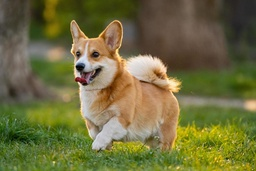
#> input picture input/dog.jpg, 256 x 171 px, shrunk from 1470 x 980 before the run
$ jupyter execute Autosterogram.ipynb
#> lines starting #> are read from the running program, lines starting #| are printed output that depends on the picture
[cell 1]
from PIL import Image
import numpy as np
import matplotlib.pyplot as plt

# Experimentation
# Change the depth map into whatever image you want (jpg, jpeg) and then run the python notebook
# It will generate 5 patterns
depth_map = Image.open('input/dog.jpg').convert('L')  # Convert to grayscale
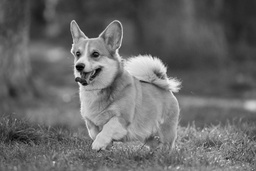
#> depth_map: PIL image 256x171 L; min 0, max 243, mean 104.6
depth_array = np.array(depth_map)

plt.figure(figsize=(6, 6))  # Adjust the figure size
plt.imshow(depth_array, cmap='gray')  # Show as grayscale
plt.title('Depth Map')  # Add a title
plt.axis('off')  # Hide axes

[cell 2]
from PIL import Image
import os
import numpy as np
import cv2  # For adjust_color function

# Directory containing base patterns
patterns_dir = 'patterns/'

pattern_files = [f for f in os.listdir(patterns_dir) if f.endswith('.png')]

for pattern_file in pattern_files:
    # Load the base pattern
    base_pattern = Image.open(os.path.join(patterns_dir, pattern_file))
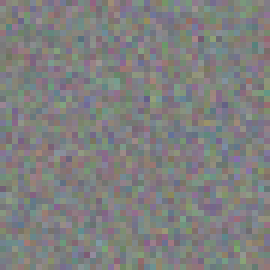
#> input picture patterns/base_pattern.png, 45 x 45 px, shrunk from 256 x 256 before the run (shown 6 times larger)
#> base_pattern is the input picture: PIL image 45x45 RGB; mean R, G, B 127.3, 127.7, 126.9
    base_pattern_array = np.array(base_pattern)

    # Get dimensions
    height, width = depth_array.shape
#> height = 171; width = 256
    base_height, base_width, _ = base_pattern_array.shape
#> base_height = 45; base_width = 45
    max_depth = np.max(depth_array)
#> max_depth = 243

    # Initialize the autostereogram
    autostereogram = np.zeros((height, width, 3), dtype=np.uint8)

    # Function to adjust color based on depth
    def adjust_color(pixel, depth_value, max_depth):
        normalized_depth = depth_value / max_depth
        adjusted_pixel = pixel * (1 - normalized_depth * 0.5)  # Reduce brightness by depth
        return np.clip(adjusted_pixel, 0, 255).astype(np.uint8)

    # Create the autostereogram
    for y in range(height):
        for x in range(width):
            depth_value = depth_array[y, x]

            # Fetch the corresponding pixel from the base pattern (tiled)
            pattern_x = x % base_width
            pattern_y = y % base_height
            pattern_pixel = base_pattern_array[pattern_y, pattern_x]

            # Adjust the color of the base pattern pixel based on depth
            autostereogram[y, x] = adjust_color(pattern_pixel, depth_value, max_depth)
#> this loop made 171 passes
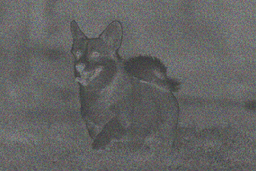
#> autostereogram: shape (171, 256, 3); mean R, G, B 99.4, 99.7, 99.1

    # Save the autostereogram with a unique filename
    output_filename = f'autostereogram_{os.path.splitext(pattern_file)[0]}.png'
    final_image = Image.fromarray(autostereogram)
    final_image.save(output_filename)
#> pass 2 of the loop `for pattern_file in pattern_files:`:
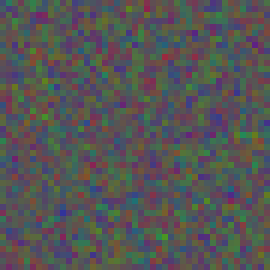
#> input picture patterns/base_pattern_random.png, 45 x 45 px, shrunk from 256 x 256 before the run (shown 6 times larger)
#> base_pattern is the input picture: PIL image 45x45 RGB; mean R, G, B 85.4, 85.2, 85.3
#> after the loop `for y in range(height):`:
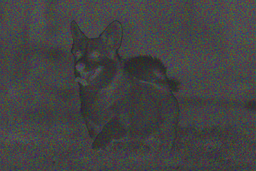
#> autostereogram: shape (171, 256, 3); mean R, G, B 66.5, 66.3, 66.5

[cell 3]
# Experimenting with different color channels
import numpy as np
from PIL import Image
import os

# Directory to save generated autostereograms
output_dir = 'autostereograms'
os.makedirs(output_dir, exist_ok=True)

# Function to generate a random base pattern with a specific color theme
def generate_pattern(height, width, color_theme):
    pattern = np.zeros((height, width, 3), dtype=np.uint8)
    if color_theme == "blue":
        pattern[..., 2] = np.random.randint(0, 256, (height, width))  # Blue channel
    elif color_theme == "red":
        pattern[..., 0] = np.random.randint(0, 256, (height, width))  # Red channel
    elif color_theme == "green":
        pattern[..., 1] = np.random.randint(0, 256, (height, width))  # Green channel
    elif color_theme == "red_blue":
        pattern[..., 0] = np.random.randint(0, 256, (height, width))  # Red channel
        pattern[..., 2] = np.random.randint(0, 256, (height, width))  # Blue channel
    elif color_theme == "red_no_blue_green":
        pattern[..., 0] = np.random.randint(0, 256, (height, width))  # Red channel
    return pattern

# Color themes to randomize through
color_themes = ["blue", "red", "green", "red_blue", "red_no_blue_green"]

# Dimensions for the base pattern
pattern_height = 256
pattern_width = 256

# Get dimensions of the autostereogram
height, width = depth_array.shape
max_depth = np.max(depth_array)

# Generate autostereograms for each color theme
for color_theme in color_themes:
    # Generate the base pattern
    base_pattern_array = generate_pattern(pattern_height, pattern_width, color_theme)

    # Initialize the autostereogram
    autostereogram = np.zeros((height, width, 3), dtype=np.uint8)

    # Create the autostereogram
    for y in range(height):
        for x in range(width):
            depth_value = depth_array[y, x]

            # Fetch the corresponding pixel from the base pattern (tiled)
            pattern_x = x % pattern_width
            pattern_y = y % pattern_height
            pattern_pixel = base_pattern_array[pattern_y, pattern_x]

            # Adjust the color of the base pattern pixel based on depth
            autostereogram[y, x] = adjust_color(pattern_pixel, depth_value, max_depth)

    # Save the autostereogram with a unique filename
    output_filename = f'autostereogram_{color_theme}.png'
    final_image = Image.fromarray(autostereogram)
    final_image.save(os.path.join(output_dir, output_filename))
#> this loop made 5 passes
#> pass 1, `final_image = Image.fromarray(autostereogram)`:
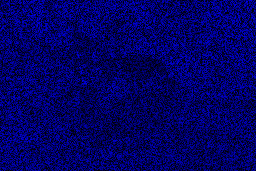
#> final_image: PIL image 256x171 RGB; mean R, G, B 0, 0, 99.9
#> pass 2, `final_image = Image.fromarray(autostereogram)`:
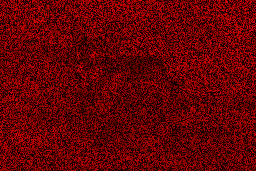
#> final_image: PIL image 256x171 RGB; mean R, G, B 99.6, 0, 0
#> pass 3, `final_image = Image.fromarray(autostereogram)`:
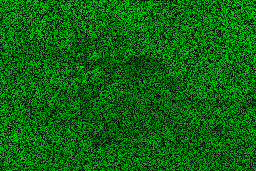
#> final_image: PIL image 256x171 RGB; mean R, G, B 0, 99.9, 0
#> after the loop:
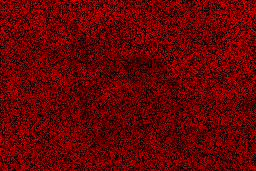
#> autostereogram: shape (171, 256, 3); mean R, G, B 100.1, 0, 0

    # Optionally display the result
